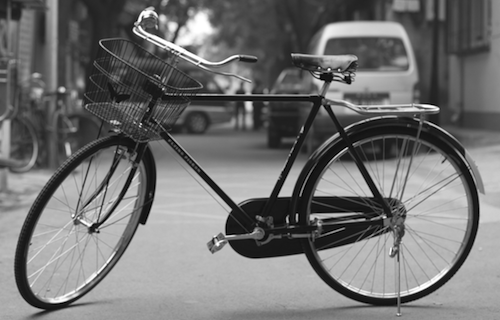
#> input picture Term 1 - Computer Vision and Deep Learning/Project 1 - Lane Lines/bicycle.png, 500 x 320 px
$ python hough_test.py
#> lines starting #> are read from the running program, lines starting #| are printed output that depends on the picture; after the words box and inside, x2 and y2 are one past the last pixel; in counts of white or black regions, pixels touching at a corner belong together
import numpy as np
import cv2
import matplotlib.pylab as plt
import matplotlib.image as mpimg
from itertools import product

bicycle = mpimg.imread('bicycle.png')
#> bicycle is the input picture: shape (320, 500) float32; min 0, max 1, mean 0.448
bicycle = (bicycle * 255).astype(np.uint8)
blurcycle = cv2.GaussianBlur(bicycle, (5, 5), 0)
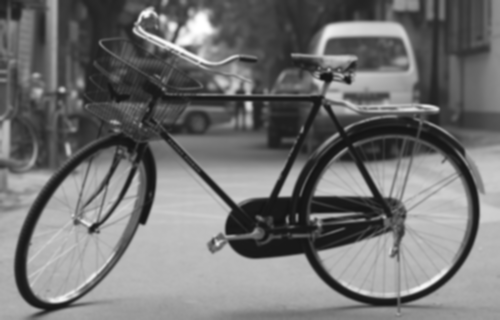
#> blurcycle: shape (320, 500); min 18, max 255, mean 114.2

edges = cv2.Canny(blurcycle, 100, 200)
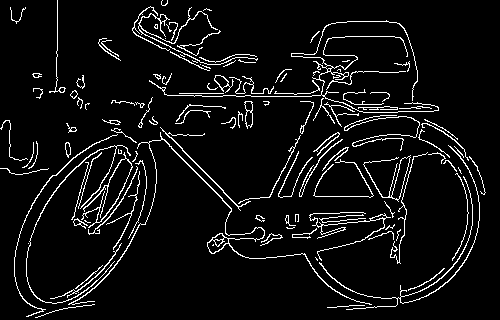
#> edges: shape (320, 500); 6.5% white in thin lines or dots


def make_hough_lines(image, rho=1, theta=np.pi/180):
    lines = cv2.HoughLinesP(image, rho=rho, theta=theta, threshold=100)
    lines = lines.reshape((lines.shape[0], lines.shape[2]))
    for x1, y1, x2, y2 in lines:
        cv2.line(image, (x1, y1), (x2, y2), [255, 0, 0], 3)

    return image


rhos = [1, 2, 3]
thetas = [np.pi/180, 10*np.pi/180, 30*np.pi/180]
r = 1
fig = plt.figure()
for rho, theta in product(rhos, thetas):
    print(rho, theta)
    edges = cv2.Canny(blurcycle, 100, 200)
    image = make_hough_lines(edges, rho, theta)

    a = fig.add_subplot(3, 3, r)

    plt.imshow(image, cmap='gray')

    fig.suptitle('Rho: %s, Theta: %s' % (rho, theta))
    r += 1
#> this loop made 9 passes
#> pass 1, `image = make_hough_lines(edges, rho, theta)`:
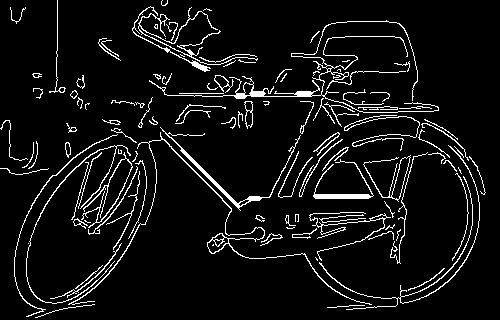
#> image: shape (320, 500); 6.9% white in thin lines or dots
#> after the loop:
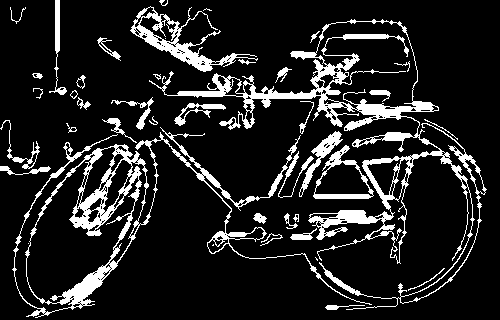
#> edges: shape (320, 500); 13.4% white; 42 white regions (5 under 20 px), largest, box (x1, y1, x2, y2) and area: (149, 19, 487, 310) 8891, (12, 127, 372, 318) 6283, (130, 6, 258, 72) 1748
#> after the loop, r = 10
plt.show()
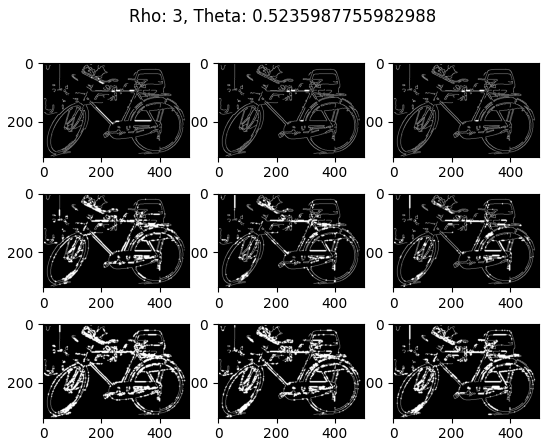
#> figure drawn by matplotlib, 9 panels

$ run again, with Term 1 - Computer Vision and Deep Learning/Project 1 - Lane Lines/laneLines_thirdPass.jpg saved as Term 1 - Computer Vision and Deep Learning/Project 1 - Lane Lines/bicycle.png
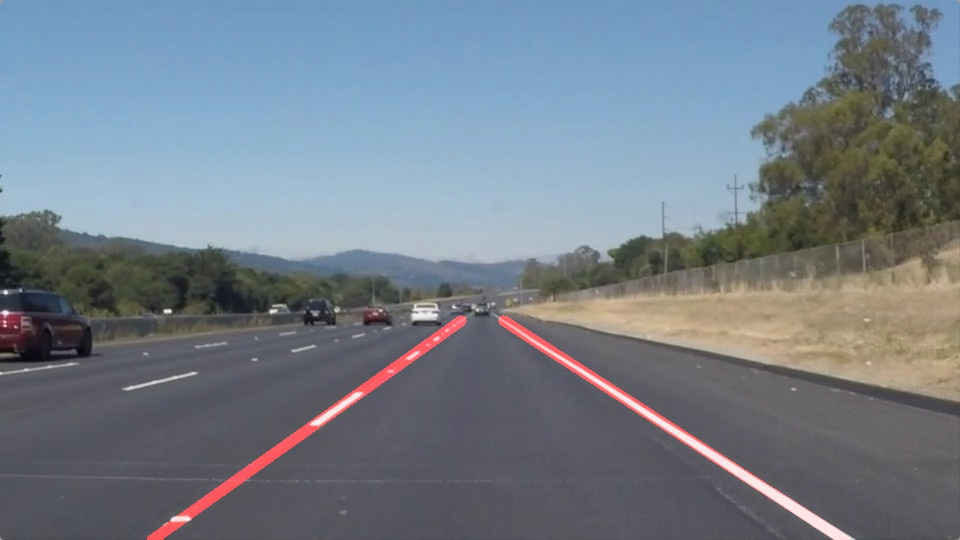
#> input picture Term 1 - Computer Vision and Deep Learning/Project 1 - Lane Lines/laneLines_thirdPass.jpg, 960 x 540 px
#> bicycle is the input picture: shape (540, 960, 3) float32; mean R, G, B 0.456, 0.494, 0.536
#> `edges = cv2.Canny(blurcycle, 100, 200)`:
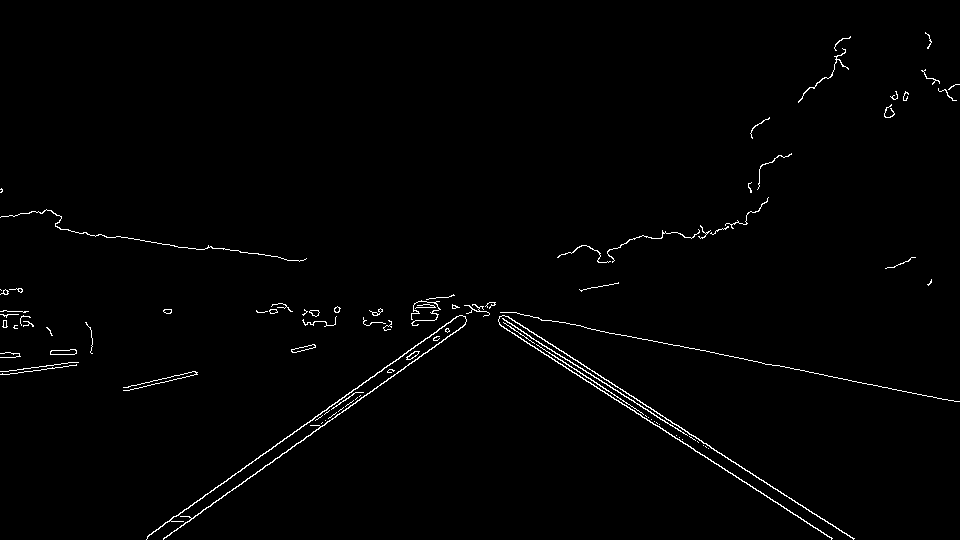
#> edges: shape (540, 960); 1.2% white in thin lines or dots
#> after the loop `for rho, theta in product(rhos, thetas):`:
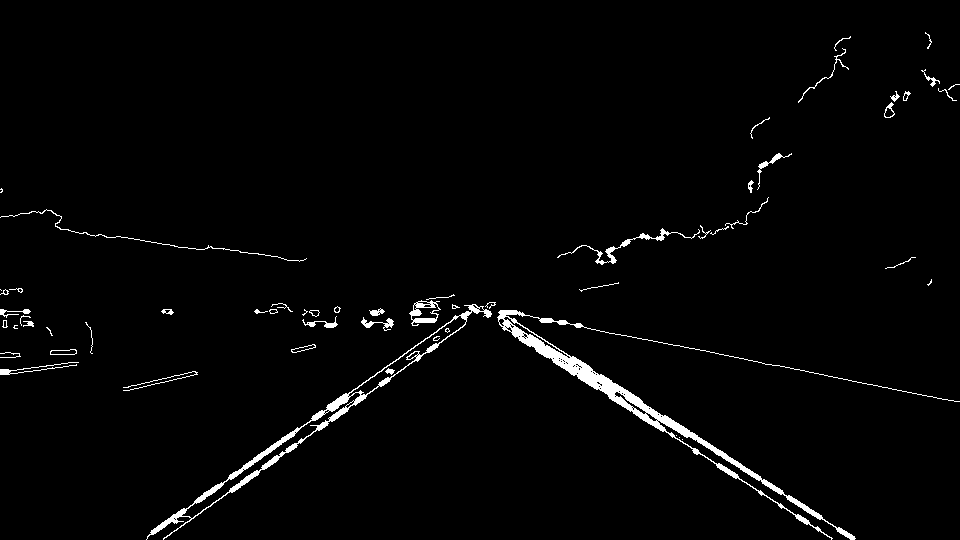
#> edges: shape (540, 960); 2.1% white; 58 white regions (13 under 20 px), largest, box (x1, y1, x2, y2) and area: (497, 310, 960, 540) 4792, (146, 304, 492, 540) 2723, (557, 228, 700, 265) 447
#> after the loop `for rho, theta in product(rhos, thetas):`: r = 10
